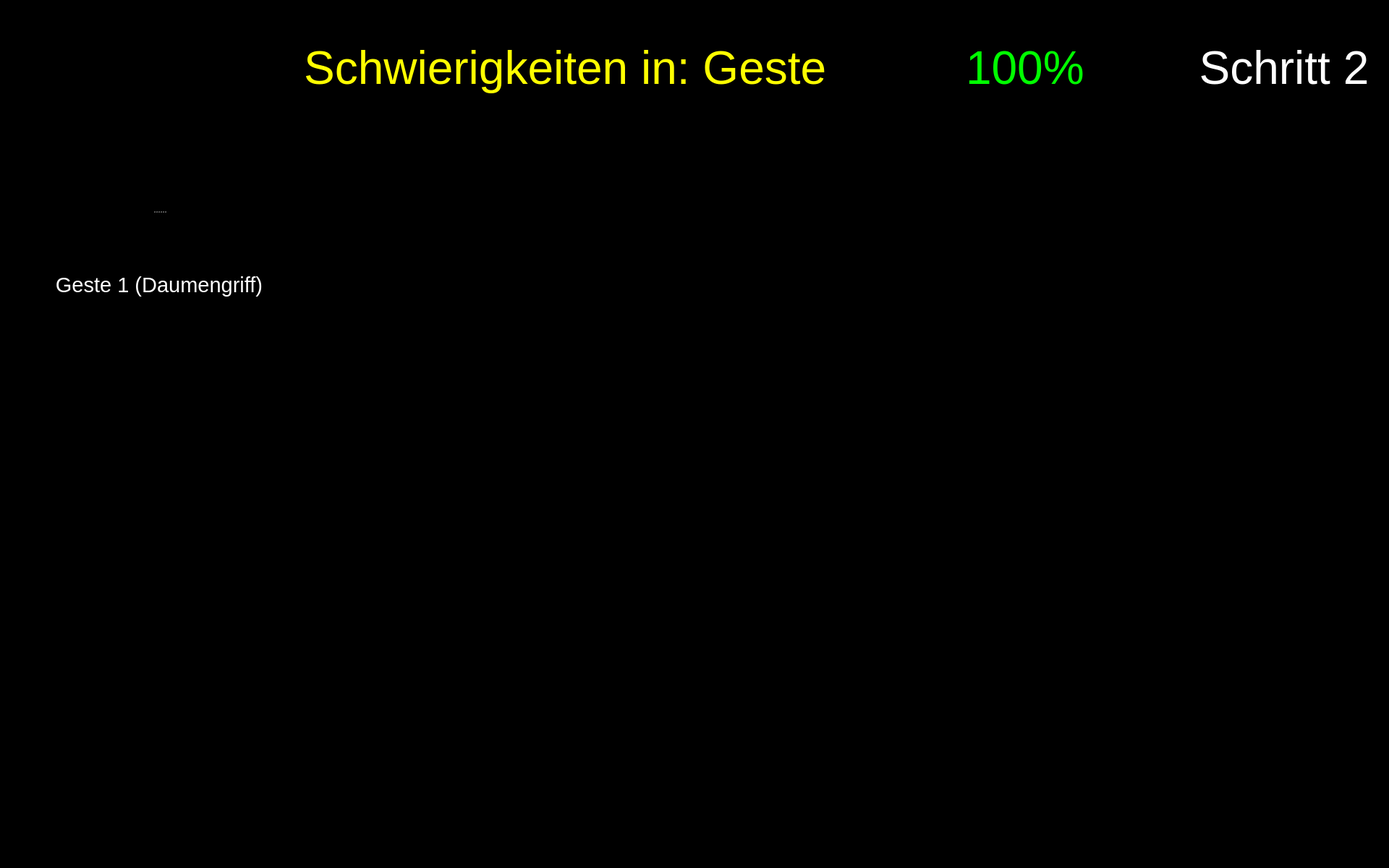
<?xml version="1.0" encoding="UTF-8"?>
<ui version="4.0">
 <class>Form</class>
 <widget class="QWidget" name="Form">
  <property name="geometry">
   <rect>
    <x>0</x>
    <y>0</y>
    <width>1920</width>
    <height>1200</height>
   </rect>
  </property>
  <property name="maximumSize">
   <size>
    <width>1920</width>
    <height>1200</height>
   </size>
  </property>
  <property name="windowTitle">
   <string>Form</string>
  </property>
  <property name="styleSheet">
   <string notr="true">background-color: rgb(0, 0, 0);</string>
  </property>
  <widget class="QPushButton" name="button_nav_left">
   <property name="enabled">
    <bool>true</bool>
   </property>
   <property name="geometry">
    <rect>
     <x>800</x>
     <y>560</y>
     <width>150</width>
     <height>150</height>
    </rect>
   </property>
   <property name="minimumSize">
    <size>
     <width>81</width>
     <height>81</height>
    </size>
   </property>
   <property name="maximumSize">
    <size>
     <width>150</width>
     <height>150</height>
    </size>
   </property>
   <property name="cursor">
    <cursorShape>OpenHandCursor</cursorShape>
   </property>
   <property name="focusPolicy">
    <enum>Qt::WheelFocus</enum>
   </property>
   <property name="contextMenuPolicy">
    <enum>Qt::DefaultContextMenu</enum>
   </property>
   <property name="layoutDirection">
    <enum>Qt::LeftToRight</enum>
   </property>
   <property name="autoFillBackground">
    <bool>false</bool>
   </property>
   <property name="styleSheet">
    <string notr="true"/>
   </property>
   <property name="icon">
    <iconset resource="resources/res.qrc">
     <normaloff>:/buttons/Button Left.svg</normaloff>:/buttons/Button Left.svg</iconset>
   </property>
   <property name="iconSize">
    <size>
     <width>144</width>
     <height>144</height>
    </size>
   </property>
   <property name="autoDefault">
    <bool>false</bool>
   </property>
   <property name="default">
    <bool>false</bool>
   </property>
   <property name="flat">
    <bool>true</bool>
   </property>
  </widget>
  <widget class="QPushButton" name="button_nav_right">
   <property name="enabled">
    <bool>true</bool>
   </property>
   <property name="geometry">
    <rect>
     <x>960</x>
     <y>560</y>
     <width>150</width>
     <height>150</height>
    </rect>
   </property>
   <property name="minimumSize">
    <size>
     <width>81</width>
     <height>81</height>
    </size>
   </property>
   <property name="maximumSize">
    <size>
     <width>150</width>
     <height>150</height>
    </size>
   </property>
   <property name="cursor">
    <cursorShape>OpenHandCursor</cursorShape>
   </property>
   <property name="focusPolicy">
    <enum>Qt::WheelFocus</enum>
   </property>
   <property name="contextMenuPolicy">
    <enum>Qt::DefaultContextMenu</enum>
   </property>
   <property name="layoutDirection">
    <enum>Qt::LeftToRight</enum>
   </property>
   <property name="autoFillBackground">
    <bool>false</bool>
   </property>
   <property name="styleSheet">
    <string notr="true"/>
   </property>
   <property name="icon">
    <iconset resource="resources/res.qrc">
     <normaloff>:/buttons/Button Right.svg</normaloff>:/buttons/Button Right.svg</iconset>
   </property>
   <property name="iconSize">
    <size>
     <width>144</width>
     <height>144</height>
    </size>
   </property>
   <property name="autoDefault">
    <bool>false</bool>
   </property>
   <property name="default">
    <bool>false</bool>
   </property>
   <property name="flat">
    <bool>true</bool>
   </property>
  </widget>
  <widget class="QWidget" name="widget_score" native="true">
   <property name="geometry">
    <rect>
     <x>1180</x>
     <y>20</y>
     <width>450</width>
     <height>150</height>
    </rect>
   </property>
   <widget class="QWidget" name="horizontalLayoutWidget_2">
    <property name="geometry">
     <rect>
      <x>-1</x>
      <y>-1</y>
      <width>451</width>
      <height>152</height>
     </rect>
    </property>
    <layout class="QHBoxLayout" name="horizontalLayout_2">
     <item>
      <widget class="QLabel" name="score_flag">
       <property name="enabled">
        <bool>true</bool>
       </property>
       <property name="sizePolicy">
        <sizepolicy hsizetype="Preferred" vsizetype="Preferred">
         <horstretch>0</horstretch>
         <verstretch>0</verstretch>
        </sizepolicy>
       </property>
       <property name="maximumSize">
        <size>
         <width>150</width>
         <height>150</height>
        </size>
       </property>
       <property name="text">
        <string/>
       </property>
       <property name="pixmap">
        <pixmap resource="resources/res.qrc">:/img/Score Flag.svg</pixmap>
       </property>
      </widget>
     </item>
     <item>
      <widget class="QLabel" name="label_text_score">
       <property name="font">
        <font>
         <pointsize>48</pointsize>
        </font>
       </property>
       <property name="styleSheet">
        <string notr="true">color: rgb(0, 255, 0);</string>
       </property>
       <property name="text">
        <string>&lt;html&gt;&lt;head/&gt;&lt;body&gt;&lt;p&gt;&lt;span style=&quot; color:#00ff00;&quot;&gt;100%&lt;/span&gt;&lt;/p&gt;&lt;/body&gt;&lt;/html&gt;</string>
       </property>
       <property name="alignment">
        <set>Qt::AlignLeading|Qt::AlignLeft|Qt::AlignVCenter</set>
       </property>
       <property name="wordWrap">
        <bool>true</bool>
       </property>
      </widget>
     </item>
    </layout>
   </widget>
  </widget>
  <widget class="QPushButton" name="button_exit">
   <property name="enabled">
    <bool>true</bool>
   </property>
   <property name="geometry">
    <rect>
     <x>1760</x>
     <y>1040</y>
     <width>150</width>
     <height>150</height>
    </rect>
   </property>
   <property name="minimumSize">
    <size>
     <width>81</width>
     <height>81</height>
    </size>
   </property>
   <property name="maximumSize">
    <size>
     <width>150</width>
     <height>150</height>
    </size>
   </property>
   <property name="cursor">
    <cursorShape>OpenHandCursor</cursorShape>
   </property>
   <property name="focusPolicy">
    <enum>Qt::WheelFocus</enum>
   </property>
   <property name="contextMenuPolicy">
    <enum>Qt::DefaultContextMenu</enum>
   </property>
   <property name="icon">
    <iconset resource="resources/res.qrc">
     <normaloff>:/buttons/Button Exit.svg</normaloff>:/buttons/Button Exit.svg</iconset>
   </property>
   <property name="iconSize">
    <size>
     <width>144</width>
     <height>144</height>
    </size>
   </property>
   <property name="autoDefault">
    <bool>false</bool>
   </property>
   <property name="default">
    <bool>false</bool>
   </property>
   <property name="flat">
    <bool>true</bool>
   </property>
  </widget>
  <widget class="QLabel" name="label_plot_1">
   <property name="geometry">
    <rect>
     <x>490</x>
     <y>180</y>
     <width>850</width>
     <height>340</height>
    </rect>
   </property>
   <property name="maximumSize">
    <size>
     <width>1200</width>
     <height>480</height>
    </size>
   </property>
   <property name="font">
    <font>
     <pointsize>48</pointsize>
    </font>
   </property>
   <property name="styleSheet">
    <string notr="true">color: rgb(255, 255, 255);</string>
   </property>
   <property name="text">
    <string/>
   </property>
   <property name="scaledContents">
    <bool>true</bool>
   </property>
  </widget>
  <widget class="QLabel" name="icon_newbie_1">
   <property name="enabled">
    <bool>true</bool>
   </property>
   <property name="geometry">
    <rect>
     <x>490</x>
     <y>380</y>
     <width>100</width>
     <height>100</height>
    </rect>
   </property>
   <property name="sizePolicy">
    <sizepolicy hsizetype="Preferred" vsizetype="Preferred">
     <horstretch>0</horstretch>
     <verstretch>0</verstretch>
    </sizepolicy>
   </property>
   <property name="maximumSize">
    <size>
     <width>100</width>
     <height>100</height>
    </size>
   </property>
   <property name="text">
    <string/>
   </property>
   <property name="pixmap">
    <pixmap resource="resources/res.qrc">:/img/Icon User.png</pixmap>
   </property>
   <property name="scaledContents">
    <bool>true</bool>
   </property>
  </widget>
  <widget class="QLabel" name="image_step">
   <property name="geometry">
    <rect>
     <x>1650</x>
     <y>170</y>
     <width>250</width>
     <height>250</height>
    </rect>
   </property>
   <property name="font">
    <font>
     <pointsize>48</pointsize>
    </font>
   </property>
   <property name="styleSheet">
    <string notr="true">color: rgb(255, 255, 255);</string>
   </property>
   <property name="text">
    <string/>
   </property>
   <property name="pixmap">
    <pixmap resource="resources/res.qrc">:/detected steps/Detected Step2 Button.png</pixmap>
   </property>
   <property name="alignment">
    <set>Qt::AlignCenter</set>
   </property>
   <property name="wordWrap">
    <bool>true</bool>
   </property>
  </widget>
  <widget class="QLabel" name="icon_expert_1">
   <property name="enabled">
    <bool>true</bool>
   </property>
   <property name="geometry">
    <rect>
     <x>490</x>
     <y>220</y>
     <width>100</width>
     <height>100</height>
    </rect>
   </property>
   <property name="sizePolicy">
    <sizepolicy hsizetype="Preferred" vsizetype="Preferred">
     <horstretch>0</horstretch>
     <verstretch>0</verstretch>
    </sizepolicy>
   </property>
   <property name="maximumSize">
    <size>
     <width>100</width>
     <height>100</height>
    </size>
   </property>
   <property name="text">
    <string/>
   </property>
   <property name="pixmap">
    <pixmap resource="resources/res.qrc">:/img/Icon Expert.png</pixmap>
   </property>
   <property name="scaledContents">
    <bool>true</bool>
   </property>
  </widget>
  <widget class="QLabel" name="icon_reaction_1">
   <property name="enabled">
    <bool>true</bool>
   </property>
   <property name="geometry">
    <rect>
     <x>1400</x>
     <y>250</y>
     <width>200</width>
     <height>200</height>
    </rect>
   </property>
   <property name="sizePolicy">
    <sizepolicy hsizetype="Preferred" vsizetype="Preferred">
     <horstretch>0</horstretch>
     <verstretch>0</verstretch>
    </sizepolicy>
   </property>
   <property name="maximumSize">
    <size>
     <width>200</width>
     <height>200</height>
    </size>
   </property>
   <property name="text">
    <string/>
   </property>
   <property name="scaledContents">
    <bool>true</bool>
   </property>
  </widget>
  <widget class="QLabel" name="label_trouble">
   <property name="geometry">
    <rect>
     <x>260</x>
     <y>20</y>
     <width>900</width>
     <height>150</height>
    </rect>
   </property>
   <property name="font">
    <font>
     <family>Arial</family>
     <pointsize>48</pointsize>
     <weight>9</weight>
     <italic>false</italic>
     <bold>false</bold>
    </font>
   </property>
   <property name="styleSheet">
    <string notr="true">font: 75 48pt &quot;Arial&quot;;
color: rgb(255, 255, 0);</string>
   </property>
   <property name="text">
    <string>Schwierigkeiten in: Geste </string>
   </property>
   <property name="textFormat">
    <enum>Qt::RichText</enum>
   </property>
   <property name="alignment">
    <set>Qt::AlignRight|Qt::AlignTrailing|Qt::AlignVCenter</set>
   </property>
   <property name="wordWrap">
    <bool>true</bool>
   </property>
  </widget>
  <widget class="QLabel" name="label_text_step">
   <property name="geometry">
    <rect>
     <x>1650</x>
     <y>20</y>
     <width>250</width>
     <height>150</height>
    </rect>
   </property>
   <property name="font">
    <font>
     <family>Arial</family>
     <pointsize>48</pointsize>
     <weight>9</weight>
     <italic>false</italic>
     <bold>false</bold>
    </font>
   </property>
   <property name="styleSheet">
    <string notr="true">font: 75 48pt &quot;Arial&quot;;
color: rgb(255, 255, 255);</string>
   </property>
   <property name="text">
    <string>Schritt 2</string>
   </property>
   <property name="textFormat">
    <enum>Qt::RichText</enum>
   </property>
   <property name="alignment">
    <set>Qt::AlignCenter</set>
   </property>
   <property name="wordWrap">
    <bool>true</bool>
   </property>
  </widget>
  <widget class="QSplitter" name="splitter_3">
   <property name="geometry">
    <rect>
     <x>60</x>
     <y>210</y>
     <width>320</width>
     <height>282</height>
    </rect>
   </property>
   <property name="orientation">
    <enum>Qt::Vertical</enum>
   </property>
   <widget class="QLabel" name="image_required_2">
    <property name="maximumSize">
     <size>
      <width>320</width>
      <height>240</height>
     </size>
    </property>
    <property name="text">
     <string/>
    </property>
    <property name="pixmap">
     <pixmap resource="resources/res.qrc">:/img/right_step2_gesture1_2.png</pixmap>
    </property>
    <property name="scaledContents">
     <bool>true</bool>
    </property>
   </widget>
   <widget class="QLabel" name="text_required_2">
    <property name="font">
     <font>
      <family>Arial</family>
      <pointsize>22</pointsize>
      <weight>9</weight>
      <italic>false</italic>
      <bold>false</bold>
     </font>
    </property>
    <property name="styleSheet">
     <string notr="true">font: 75 22pt &quot;Arial&quot;;
color: rgb(255, 255, 255);</string>
    </property>
    <property name="text">
     <string>Geste 1 (Daumengriff)</string>
    </property>
    <property name="textFormat">
     <enum>Qt::PlainText</enum>
    </property>
    <property name="alignment">
     <set>Qt::AlignCenter</set>
    </property>
    <property name="wordWrap">
     <bool>true</bool>
    </property>
   </widget>
  </widget>
 </widget>
 <resources>
  <include location="resources/res.qrc"/>
 </resources>
 <connections/>
</ui>
